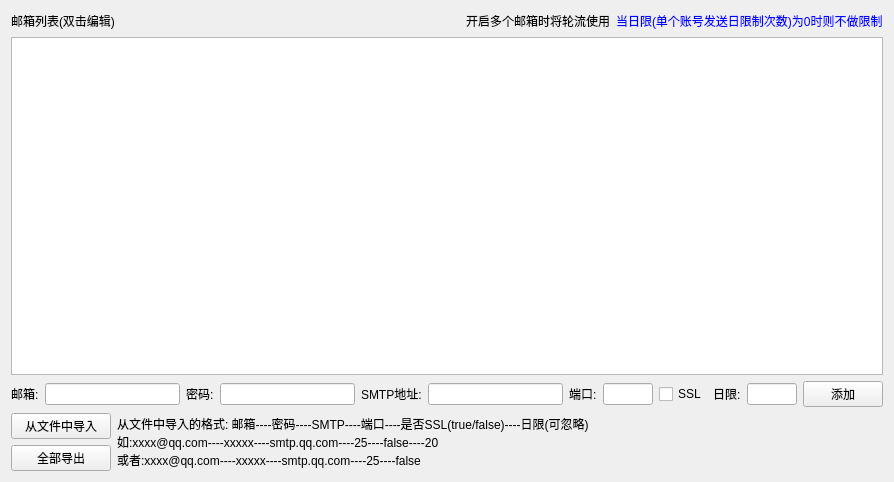
<?xml version="1.0" encoding="UTF-8"?>
<ui version="4.0">
 <class>WEmailList</class>
 <widget class="QWidget" name="WEmailList">
  <property name="geometry">
   <rect>
    <x>0</x>
    <y>0</y>
    <width>894</width>
    <height>482</height>
   </rect>
  </property>
  <property name="windowTitle">
   <string>SMTP列表</string>
  </property>
  <layout class="QVBoxLayout" name="verticalLayout">
   <item>
    <layout class="QHBoxLayout" name="horizontalLayout_3">
     <item>
      <widget class="QLabel" name="label">
       <property name="text">
        <string>邮箱列表(双击编辑)</string>
       </property>
      </widget>
     </item>
     <item>
      <spacer name="horizontalSpacer">
       <property name="orientation">
        <enum>Qt::Horizontal</enum>
       </property>
       <property name="sizeHint" stdset="0">
        <size>
         <width>40</width>
         <height>20</height>
        </size>
       </property>
      </spacer>
     </item>
     <item>
      <widget class="QLabel" name="label_7">
       <property name="text">
        <string>开启多个邮箱时将轮流使用</string>
       </property>
      </widget>
     </item>
     <item>
      <widget class="QLabel" name="label_9">
       <property name="text">
        <string>&lt;html&gt;&lt;head/&gt;&lt;body&gt;&lt;p&gt;&lt;span style=&quot; color:#0000ff;&quot;&gt;当日限(单个账号发送日限制次数)为0时则不做限制&lt;/span&gt;&lt;/p&gt;&lt;/body&gt;&lt;/html&gt;</string>
       </property>
      </widget>
     </item>
    </layout>
   </item>
   <item>
    <widget class="QTableView" name="tableView"/>
   </item>
   <item>
    <layout class="QHBoxLayout" name="horizontalLayout">
     <item>
      <widget class="QLabel" name="label_4">
       <property name="text">
        <string>邮箱:</string>
       </property>
      </widget>
     </item>
     <item>
      <widget class="QLineEdit" name="edit_email"/>
     </item>
     <item>
      <widget class="QLabel" name="label_5">
       <property name="text">
        <string>密码:</string>
       </property>
      </widget>
     </item>
     <item>
      <widget class="QLineEdit" name="edit_passwd"/>
     </item>
     <item>
      <widget class="QLabel" name="label_2">
       <property name="text">
        <string>SMTP地址:</string>
       </property>
      </widget>
     </item>
     <item>
      <widget class="QLineEdit" name="edit_smtp">
       <property name="maximumSize">
        <size>
         <width>150</width>
         <height>16777215</height>
        </size>
       </property>
      </widget>
     </item>
     <item>
      <widget class="QLabel" name="label_3">
       <property name="text">
        <string>端口:</string>
       </property>
      </widget>
     </item>
     <item>
      <widget class="QLineEdit" name="edit_port">
       <property name="maximumSize">
        <size>
         <width>50</width>
         <height>16777215</height>
        </size>
       </property>
      </widget>
     </item>
     <item>
      <widget class="QCheckBox" name="check_ssl">
       <property name="text">
        <string>SSL</string>
       </property>
      </widget>
     </item>
     <item>
      <widget class="QLabel" name="label_6">
       <property name="text">
        <string>日限:</string>
       </property>
      </widget>
     </item>
     <item>
      <widget class="QLineEdit" name="edit_dayMax">
       <property name="maximumSize">
        <size>
         <width>50</width>
         <height>16777215</height>
        </size>
       </property>
      </widget>
     </item>
     <item>
      <widget class="QPushButton" name="button_add">
       <property name="text">
        <string>添加</string>
       </property>
      </widget>
     </item>
    </layout>
   </item>
   <item>
    <layout class="QGridLayout" name="gridLayout">
     <item row="0" column="0">
      <widget class="QPushButton" name="button_fromFile">
       <property name="maximumSize">
        <size>
         <width>100</width>
         <height>16777215</height>
        </size>
       </property>
       <property name="text">
        <string>从文件中导入</string>
       </property>
      </widget>
     </item>
     <item row="0" column="1" rowspan="2">
      <layout class="QVBoxLayout" name="verticalLayout_2">
       <item>
        <widget class="QLabel" name="label_8">
         <property name="text">
          <string>从文件中导入的格式: 邮箱----密码----SMTP----端口----是否SSL(true/false)----日限(可忽略)
如:xxxx@qq.com----xxxxx----smtp.qq.com----25----false----20
或者:xxxx@qq.com----xxxxx----smtp.qq.com----25----false</string>
         </property>
         <property name="textFormat">
          <enum>Qt::PlainText</enum>
         </property>
        </widget>
       </item>
      </layout>
     </item>
     <item row="1" column="0">
      <widget class="QPushButton" name="button_outFile">
       <property name="enabled">
        <bool>true</bool>
       </property>
       <property name="maximumSize">
        <size>
         <width>100</width>
         <height>16777215</height>
        </size>
       </property>
       <property name="text">
        <string>全部导出</string>
       </property>
      </widget>
     </item>
    </layout>
   </item>
  </layout>
 </widget>
 <layoutdefault spacing="6" margin="11"/>
 <resources/>
 <connections/>
</ui>
